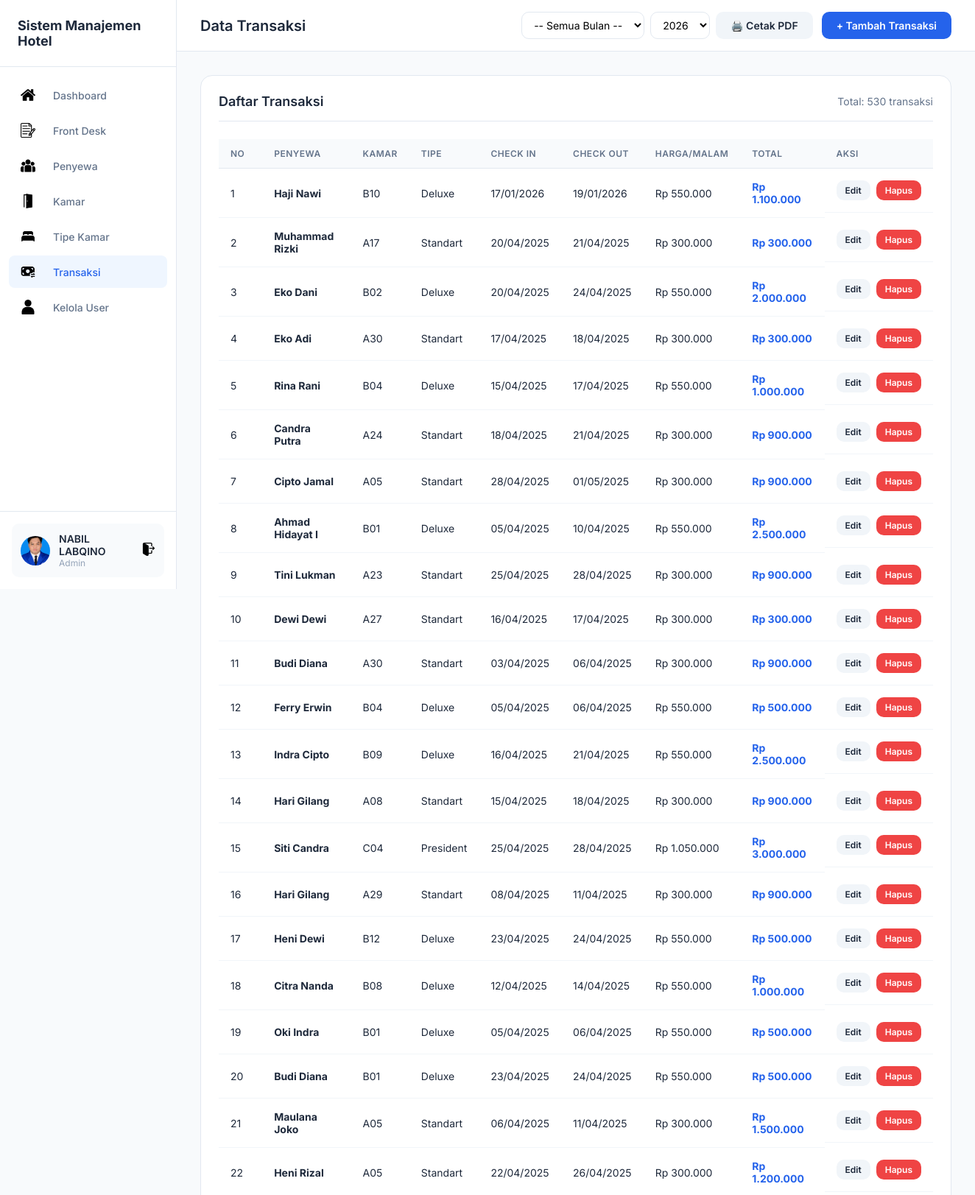
The app's page /transaksi/TampilTransaksi.php (signed in, upper part) with its own data.
### tables this page shows
CREATE TABLE `menyewa` (
  `id_sewa` int(11) NOT NULL,
  `id_cust` int(11) NOT NULL,
  `no_kamar` varchar(10) NOT NULL,
  `tgl_check_in` date NOT NULL,
  `tgl_check_out` date NOT NULL,
  `lama_menginap` int(11) NOT NULL,
  `total_harga` decimal(15,2) NOT NULL
);

CREATE TABLE `penyewa` (
  `id_cust` int(11) NOT NULL,
  `nama` varchar(100) NOT NULL,
  `alamat` text DEFAULT NULL,
  `no_telp` varchar(20) DEFAULT NULL,
  `no_identitas` varchar(50) NOT NULL,
  `jenis_identitas` varchar(20) NOT NULL
);

CREATE TABLE `bedroom` (
  `no_kamar` varchar(10) NOT NULL,
  `id_kamar` int(11) NOT NULL,
  `lantai` int(11) NOT NULL
);

CREATE TABLE `tipe_kamar` (
  `id_kamar` int(11) NOT NULL,
  `tipe` varchar(50) NOT NULL,
  `harga_per_mlm` decimal(12,2) NOT NULL,
  `max_orang` int(11) NOT NULL,
  `foto` varchar(255) DEFAULT NULL
);

### transaksi/TampilTransaksi.php (the view, shortened to what this page needs)
<?php
include "../koneksi.php";
$result = mysqli_query(
    $koneksi,
    "SELECT m.*, p.nama, b.no_kamar as kamar, t.tipe, t.harga_per_mlm
     FROM menyewa m
     JOIN penyewa p ON m.id_cust = p.id_cust
     JOIN bedroom b ON m.no_kamar = b.no_kamar
     JOIN tipe_kamar t ON b.id_kamar = t.id_kamar
     ORDER BY m.id_sewa DESC"
);
?>
<!DOCTYPE html>
<html lang="id">
<head>
    <link rel="stylesheet" href="../css/dashboard.css">
</head>
<body>
    <div class="dashboard">
        <?php include '../includes/sidebar.php'; ?>
        <main class="main">
            <header class="header">
                <h1 class="page-title">Data Transaksi</h1>
                <div class="header-right" style="display: flex; gap: 12px; align-items: center;">
                    <form action="CetakTransaksiPdf.php" method="GET" target="_blank"
                        style="display: flex; gap: 8px; align-items: center;">
                        <select name="bulan" class="form-control" style="width: auto; padding: 8px 12px;">
                            <option value="">-- Semua Bulan --</option>
                        </select>
                        <select name="tahun" class="form-control" style="width: auto; padding: 8px 12px;">
                            <?php
                            $tahun_query = mysqli_query($koneksi, "SELECT DISTINCT YEAR(tgl_check_in) as tahun FROM menyewa ORDER BY tahun DESC");
                            while ($t = mysqli_fetch_assoc($tahun_query)): ?>
                                <option value="<?= $t['tahun'] ?>"><?= $t['tahun'] ?></option>
                            <?php endwhile; ?>
                        </select>
                        <button type="submit" class="btn btn-secondary">🖨️ Cetak PDF</button>
                    </form>
                    <a href="TambahTransaksi.php" class="btn btn-primary">+ Tambah Transaksi</a>
                </div>
            </header>
            <div class="content">
                <div class="card">
                    <div class="card-header">
                        <h3 class="card-title">Daftar Transaksi</h3>
                        <span style="color: var(--text-gray); font-size: 14px;">Total: <?= mysqli_num_rows($result) ?>
                            transaksi</span>
                    </div>
                    <div class="table-responsive">
                        <table class="table">
                            <thead>
                                <tr>
                                    <th>No</th>
                                    <th>Penyewa</th>
                                    <th>Kamar</th>
                                    <th>Tipe</th>
                                    <th>Check In</th>
                                    <th>Check Out</th>
                                    <th>Harga/Malam</th>
                                    <th>Total</th>
                                    <th>Aksi</th>
                                </tr>
                            </thead>
                            <tbody>
                                <?php $no = 1;
                                while ($row = mysqli_fetch_assoc($result)): ?>
                                    <tr>
                                        <td><?= $no++ ?></td>
                                        <td><strong><?= htmlspecialchars($row['nama']) ?></strong></td>
                                        <td><?= htmlspecialchars($row['kamar']) ?></td>
                                        <td><?= htmlspecialchars($row['tipe']) ?></td>
                                        <td><?= date('d/m/Y', strtotime($row['tgl_check_in'])) ?></td>
                                        <td><?= date('d/m/Y', strtotime($row['tgl_check_out'])) ?></td>
                                        <td>Rp <?= number_format($row['harga_per_mlm'], 0, ',', '.') ?></td>
                                        <td><strong style="color: var(--primary);">Rp
                                                <?= number_format($row['total_harga'], 0, ',', '.') ?></strong></td>
                                        <td class="actions">
                                            <a href="KoreksiTransaksi.php?id=<?= $row['id_sewa'] ?>"
                                                class="btn btn-sm btn-secondary">Edit</a>
                                            <a href="HapusTransaksi.php?id=<?= $row['id_sewa'] ?>"
                                                class="btn btn-sm btn-danger"
                                                onclick="return confirm('Hapus transaksi ini?')">Hapus</a>
                                        </td>
                                    </tr>
                                <?php endwhile; ?>
                            </tbody>
                        </table>
                    </div>
                </div>
            </div>
        </main>
    </div>
</body>
</html>

### css/dashboard.css (style rules this page uses)
:root { --primary: #2563eb; --primary-dark: #1d4ed8; --bg-main: #f8fafc; --bg-card: #ffffff; --text-dark: #1e293b; --text-gray: #64748b; --text-light: #94a3b8; --border: #e2e8f0; --success: #22c55e; --danger: #ef4444; --warning: #f59e0b; --sidebar-width: 240px; }
* { margin: 0; padding: 0; box-sizing: border-box; }
body { font-family: 'Inter', -apple-system, sans-serif; background: var(--bg-main); color: var(--text-dark); }
.dashboard { display: flex; min-height: 100vh; }
.main { flex: 1; margin-left: var(--sidebar-width); }
.header { background: var(--bg-card); padding: 16px 32px; display: flex; justify-content: space-between; align-items: center; border-bottom: 1px solid var(--border); position: sticky; top: 0; z-index: 100; }
.page-title { font-size: 20px; font-weight: 600; color: var(--text-dark); }
.header-right { display: flex; align-items: center; gap: 16px; }
.content { padding: 32px; }
.card { background: var(--bg-card); border-radius: 16px; border: 1px solid var(--border); padding: 24px; margin-bottom: 24px; }
.card-header { display: flex; justify-content: space-between; align-items: center; margin-bottom: 24px; padding-bottom: 16px; border-bottom: 1px solid var(--border); }
.card-title { font-size: 18px; font-weight: 600; color: var(--text-dark); }
.btn { display: inline-flex; align-items: center; gap: 8px; padding: 10px 20px; border-radius: 10px; font-size: 14px; font-weight: 600; text-decoration: none; border: none; cursor: pointer; transition: all 0.2s; font-family: inherit; }
.btn-primary { background: var(--primary); color: #fff; }
.btn-danger { background: var(--danger); color: #fff; }
.btn-secondary { background: #f1f5f9; color: var(--text-dark); }
.btn-sm { padding: 6px 12px; font-size: 12px; }
.form-control { width: 100%; padding: 12px 16px; border: 1px solid var(--border); border-radius: 10px; font-size: 14px; font-family: inherit; background: var(--bg-card); transition: border-color 0.2s, box-shadow 0.2s; }
select.form-control { cursor: pointer; }
.table-responsive { overflow-x: auto; }
.table { width: 100%; border-collapse: collapse; }
.table th { text-align: left; padding: 12px 16px; background: #f8fafc; font-size: 12px; font-weight: 600; color: var(--text-gray); text-transform: uppercase; letter-spacing: 0.5px; border-bottom: 1px solid var(--border); }
.table td { padding: 16px; border-bottom: 1px solid #f1f5f9; font-size: 14px; color: var(--text-dark); }
.table .actions { display: flex; gap: 8px; }

### records on screen
menyewa: id_cust.nama "Haji Nawi", no_kamar.no_kamar "B10", tipe_kamar.tipe "Deluxe", tgl_check_in "17/01/2026", tgl_check_out "19/01/2026", tipe_kamar.harga_per_mlm "550.000", total_harga "1.100.000"
menyewa: id_cust.nama "Muhammad Rizki", no_kamar.no_kamar "A17", tipe_kamar.tipe "Standart", tgl_check_in "20/04/2025", tgl_check_out "21/04/2025", tipe_kamar.harga_per_mlm "300.000", total_harga "300.000"
menyewa: id_cust.nama "Eko Dani", no_kamar.no_kamar "B02", tipe_kamar.tipe "Deluxe", tgl_check_in "20/04/2025", tgl_check_out "24/04/2025", tipe_kamar.harga_per_mlm "550.000", total_harga "2.000.000"
menyewa: id_cust.nama "Eko Adi", no_kamar.no_kamar "A30", tipe_kamar.tipe "Standart", tgl_check_in "17/04/2025", tgl_check_out "18/04/2025", tipe_kamar.harga_per_mlm "300.000", total_harga "300.000"
menyewa: id_cust.nama "Rina Rani", no_kamar.no_kamar "B04", tipe_kamar.tipe "Deluxe", tgl_check_in "15/04/2025", tgl_check_out "17/04/2025", tipe_kamar.harga_per_mlm "550.000", total_harga "1.000.000"
menyewa: id_cust.nama "Candra Putra", no_kamar.no_kamar "A24", tipe_kamar.tipe "Standart", tgl_check_in "18/04/2025", tgl_check_out "21/04/2025", tipe_kamar.harga_per_mlm "300.000", total_harga "900.000"
menyewa: id_cust.nama "Cipto Jamal", no_kamar.no_kamar "A05", tipe_kamar.tipe "Standart", tgl_check_in "28/04/2025", tgl_check_out "01/05/2025", tipe_kamar.harga_per_mlm "300.000", total_harga "900.000"
menyewa: id_cust.nama "Ahmad Hidayat I", no_kamar.no_kamar "B01", tipe_kamar.tipe "Deluxe", tgl_check_in "05/04/2025", tgl_check_out "10/04/2025", tipe_kamar.harga_per_mlm "550.000", total_harga "2.500.000"
menyewa: id_cust.nama "Tini Lukman", no_kamar.no_kamar "A23", tipe_kamar.tipe "Standart", tgl_check_in "25/04/2025", tgl_check_out "28/04/2025", tipe_kamar.harga_per_mlm "300.000", total_harga "900.000"
menyewa: id_cust.nama "Dewi Dewi", no_kamar.no_kamar "A27", tipe_kamar.tipe "Standart", tgl_check_in "16/04/2025", tgl_check_out "17/04/2025", tipe_kamar.harga_per_mlm "300.000", total_harga "300.000"
menyewa: id_cust.nama "Budi Diana", no_kamar.no_kamar "A30", tipe_kamar.tipe "Standart", tgl_check_in "03/04/2025", tgl_check_out "06/04/2025", tipe_kamar.harga_per_mlm "300.000", total_harga "900.000"
menyewa: id_cust.nama "Ferry Erwin", no_kamar.no_kamar "B04", tipe_kamar.tipe "Deluxe", tgl_check_in "05/04/2025", tgl_check_out "06/04/2025", tipe_kamar.harga_per_mlm "550.000", total_harga "500.000"
menyewa: id_cust.nama "Indra Cipto", no_kamar.no_kamar "B09", tipe_kamar.tipe "Deluxe", tgl_check_in "16/04/2025", tgl_check_out "21/04/2025", tipe_kamar.harga_per_mlm "550.000", total_harga "2.500.000"
menyewa: id_cust.nama "Hari Gilang", no_kamar.no_kamar "A08", tipe_kamar.tipe "Standart", tgl_check_in "15/04/2025", tgl_check_out "18/04/2025", tipe_kamar.harga_per_mlm "300.000", total_harga "900.000"
menyewa: id_cust.nama "Siti Candra", no_kamar.no_kamar "C04", tipe_kamar.tipe "President", tgl_check_in "25/04/2025", tgl_check_out "28/04/2025", tipe_kamar.harga_per_mlm "1.050.000", total_harga "3.000.000"
menyewa: id_cust.nama "Hari Gilang", no_kamar.no_kamar "A29", tipe_kamar.tipe "Standart", tgl_check_in "08/04/2025", tgl_check_out "11/04/2025", tipe_kamar.harga_per_mlm "300.000", total_harga "900.000"
menyewa: id_cust.nama "Heni Dewi", no_kamar.no_kamar "B12", tipe_kamar.tipe "Deluxe", tgl_check_in "23/04/2025", tgl_check_out "24/04/2025", tipe_kamar.harga_per_mlm "550.000", total_harga "500.000"
menyewa: id_cust.nama "Citra Nanda", no_kamar.no_kamar "B08", tipe_kamar.tipe "Deluxe", tgl_check_in "12/04/2025", tgl_check_out "14/04/2025", tipe_kamar.harga_per_mlm "550.000", total_harga "1.000.000"
menyewa: id_cust.nama "Oki Indra", no_kamar.no_kamar "B01", tipe_kamar.tipe "Deluxe", tgl_check_in "05/04/2025", tgl_check_out "06/04/2025", tipe_kamar.harga_per_mlm "550.000", total_harga "500.000"
menyewa: id_cust.nama "Budi Diana", no_kamar.no_kamar "B01", tipe_kamar.tipe "Deluxe", tgl_check_in "23/04/2025", tgl_check_out "24/04/2025", tipe_kamar.harga_per_mlm "550.000", total_harga "500.000"
menyewa: id_cust.nama "Maulana Joko", no_kamar.no_kamar "A05", tipe_kamar.tipe "Standart", tgl_check_in "06/04/2025", tgl_check_out "11/04/2025", tipe_kamar.harga_per_mlm "300.000", total_harga "1.500.000"
menyewa: id_cust.nama "Heni Rizal", no_kamar.no_kamar "A05", tipe_kamar.tipe "Standart", tgl_check_in "22/04/2025", tgl_check_out "26/04/2025", tipe_kamar.harga_per_mlm "300.000", total_harga "1.200.000"

### other values on screen
$_SESSION['nama'] "NABIL LABQINO"
mysqli_num_rows($result) "530"
form field tahun "2026"
